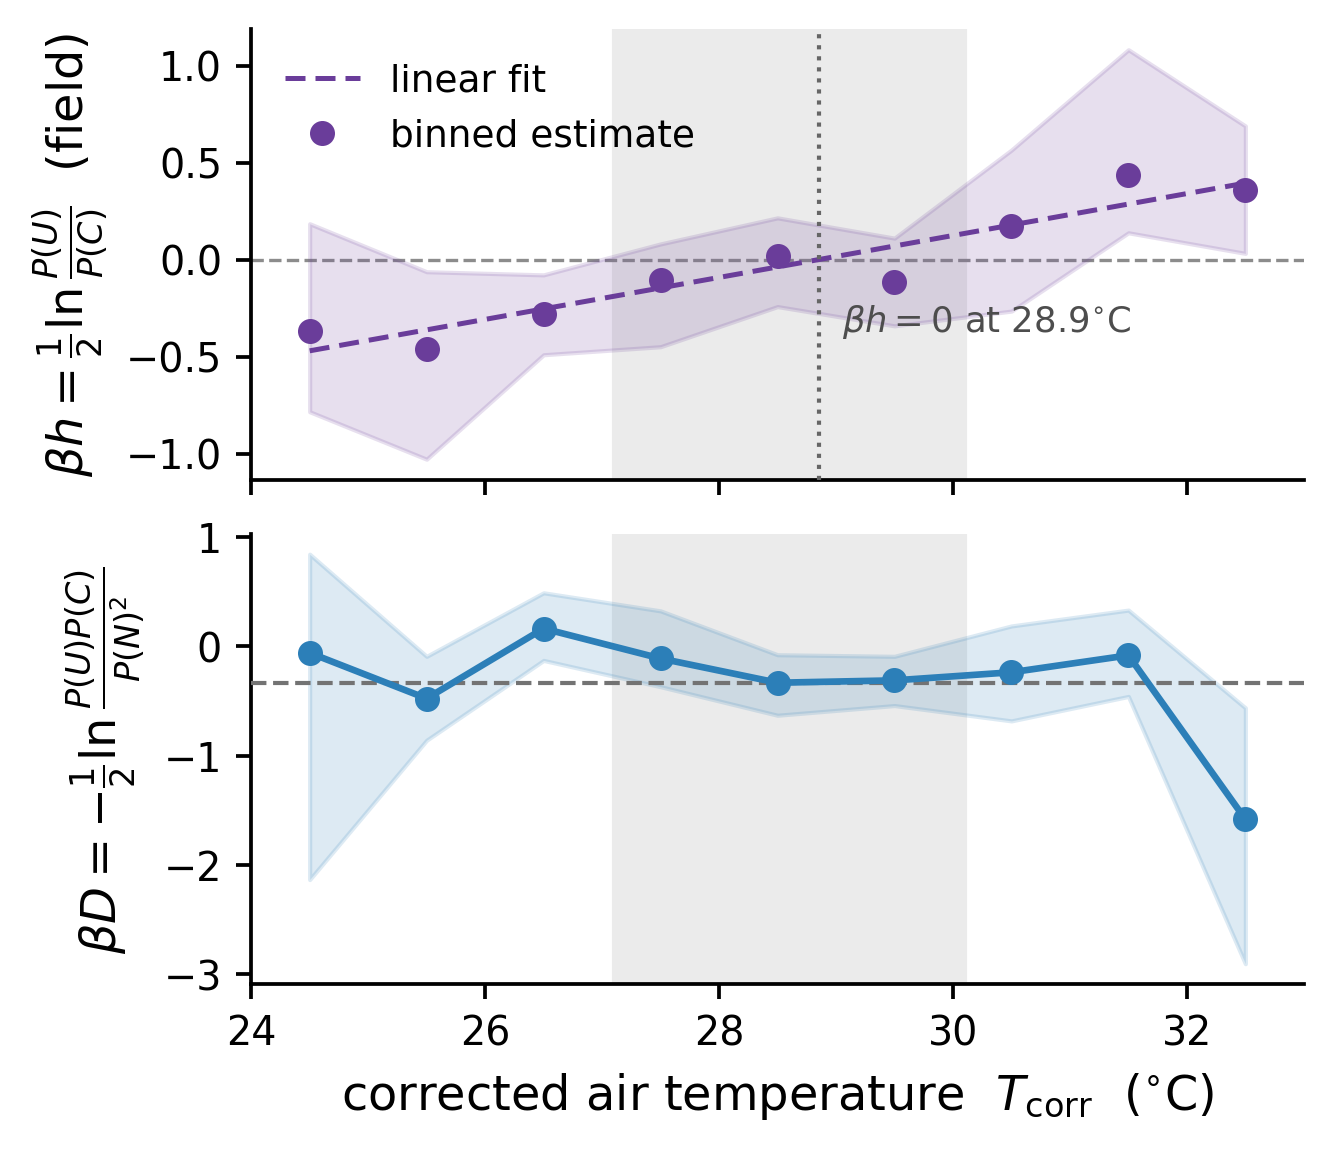

Write Python code to recreate this figure.
"""F_bc_fields -- effective Blume-Capel fields from the empirical compositions. Paper-style.
beta*h(T) = 1/2 ln[P(U)/P(C)]  (external field; air temperature sets it, sign change = crossover).
beta*D(T) = -1/2 ln[P(U)P(C)/P(N)^2]  (crystal field; cost of leaving neutral). Only beta*h and
beta*D are identifiable from a single composition; beta is the populational heterogeneity (not separable)."""
import os, numpy as np, pandas as pd, matplotlib.pyplot as plt
from _common import set_style, set_paper_style, save, CM
set_style(); set_paper_style()
HERE=os.path.dirname(os.path.abspath(__file__))
b=pd.read_csv(os.path.join(HERE,"_bc_binned.csv")); DEG=r"$^{\circ}$C"; WIN=(27.1,30.1)
# linear fit to beta*h to read the zero crossing
m,c=np.polyfit(b.Tc,b.bh,1); T0=-c/m
fig,(ax1,ax2)=plt.subplots(2,1,figsize=(11.5*CM,10.5*CM),sharex=True,gridspec_kw={"hspace":0.12})
ax1.axvspan(*WIN,color="0.92",zorder=0); ax2.axvspan(*WIN,color="0.92",zorder=0)
ax1.axhline(0,color="0.55",lw=0.8,ls="--",zorder=1)
ax1.fill_between(b.Tc,b.bh_lo,b.bh_hi,color="#6a3d9a",alpha=0.16,zorder=2)
xx=np.linspace(b.Tc.min(),b.Tc.max(),50)
ax1.plot(xx,m*xx+c,color="#6a3d9a",lw=1.2,ls=(0,(4,2)),zorder=3,label="linear fit")
ax1.plot(b.Tc,b.bh,"o",color="#6a3d9a",ms=5,zorder=4,label="binned estimate")
ax1.axvline(T0,color="0.4",ls=":",lw=1.0,zorder=3)
ax1.text(T0+0.2,b.bh.min()*0.8,r"$\beta h=0$ at %.1f%s"%(T0,DEG),fontsize=8.5,color="0.3")
ax1.set_ylabel(r"$\beta h = \frac{1}{2}\ln\frac{P(U)}{P(C)}$  (field)")
ax1.legend(frameon=False,loc="upper left")
# crystal field
ax2.fill_between(b.Tc,b.bd_lo,b.bd_hi,color="#2c7fb8",alpha=0.16,zorder=2)
ax2.plot(b.Tc,b.bd,"o-",color="#2c7fb8",ms=5,lw=1.6,zorder=4)
ax2.axhline(np.nanmean(b.bd),color="0.45",ls="--",lw=1.0,zorder=3)
ax2.set_ylabel(r"$\beta D = -\frac{1}{2}\ln\frac{P(U)P(C)}{P(N)^2}$")
ax2.set_xlabel(r"corrected air temperature  $T_{\rm corr}$  ("+DEG+")"); ax2.set_xlim(24,33)
save(fig,"F_bc_fields")
print("beta*h zero at %.2f, mean beta*D=%.3f"%(T0,np.nanmean(b.bd)))
